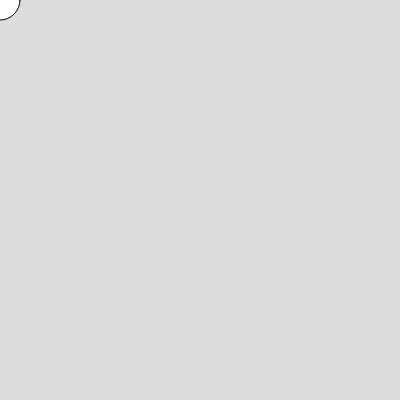
Frame 1 (no input)
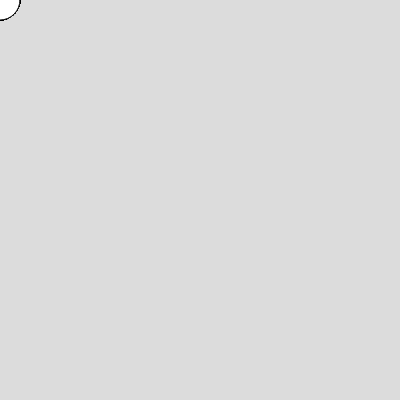
Frame 60 (no input)
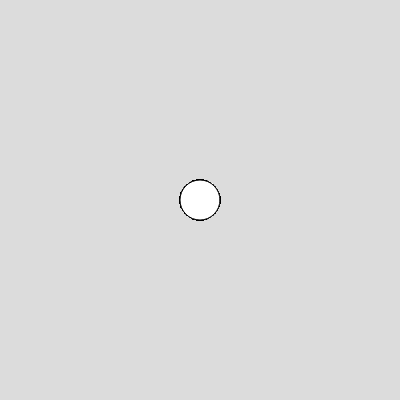
Frame 120 (the mouse pressed at the canvas centre since frame 60)

The p5.js sketch that drew these frames (run headless with seeded random() and noise() and a simulated clock; from frame 60 on, the mouse is pressed at the canvas centre):

// p5.js sketch
// ── sketch.js
/* 
 * p5js是基于JavaScript实现的Processing兼容库
 * 与Processing for Java 语法基本一致
 */

function setup() {
  createCanvas(400, 400);
  background(220);
}

function draw() {
  ellipse(mouseX, mouseY, 40, 40);
}

function mousePressed() {
  background(220);
}
